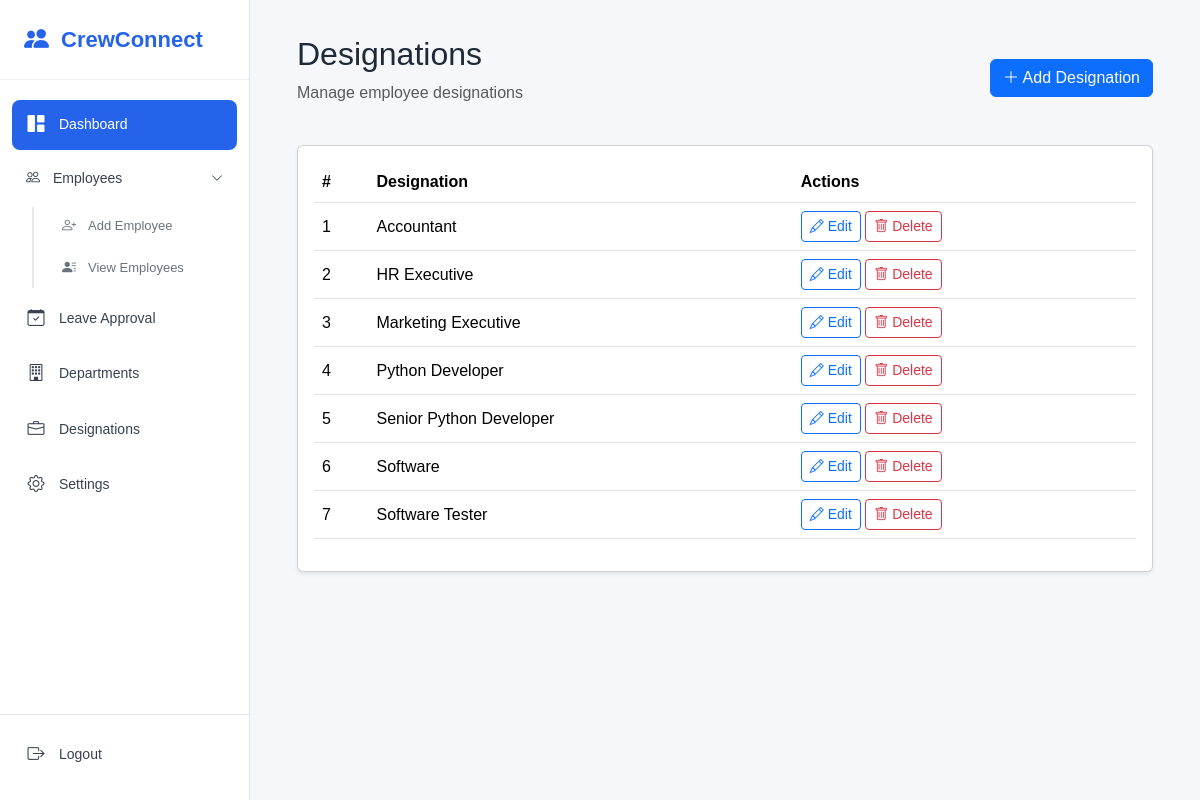
Page /designations/ (signed in) on the committed database.
### hr/models.py (models this page shows, shortened)
class Designation(models.Model):
    name = models.CharField(max_length=100, unique=True)

### hr/views.py (the view)
# urls.py: path("designations/",views.designation_list,name="designation_list"),
@login_required
def designation_list(request):
    if Employee.objects.filter(user=request.user).exists():
        return redirect("employee_dashboard")
    designations = Designation.objects.all().order_by("name")
    return render(
        request,
        "designation_list.html",
        {
            "designations": designations
        }
    )

### templates/designation_list.html (shortened to what this page needs)
{% extends "base.html" %}
{% block content %}
<div class="container-fluid">
    <div class="d-flex justify-content-between align-items-center mb-4">
        <div>
            <h2>Designations</h2>
            <p class="text-muted">
                Manage employee designations
            </p>
        </div>
        <a
            href="{% url 'designation_create' %}"
            class="btn btn-primary"
        >
            <i class="bi bi-plus-lg"></i>
            Add Designation
        </a>
    </div>
    <div class="card shadow-sm">
        <div class="card-body">
            <table class="table table-hover align-middle">
                <thead>
                    <tr>
                        <th>#</th>
                        <th>Designation</th>
                        <th>Actions</th>
                    </tr>
                </thead>
                <tbody>
                    {% for designation in designations %}
                    <tr>
                        <td>
                            {{ forloop.counter }}
                        </td>
                        <td>
                            {{ designation.name }}
                        </td>
                        <td>
                            <a
                                href="{% url 'designation_update' designation.id %}"
                                class="btn btn-sm btn-outline-primary"
                            >
                                <i class="bi bi-pencil"></i>
                                Edit
                            </a>
                            <a
                                href="{% url 'designation_delete' designation.id %}"
                                class="btn btn-sm btn-outline-danger"
                            >
                                <i class="bi bi-trash"></i>
                                Delete
                            </a>
                        </td>
                    </tr>
                    {% endfor %}
                </tbody>
            </table>
        </div>
    </div>
</div>
{% endblock %}

### static/css/sidebar.css (style rules this page uses)
* { margin: 0; padding: 0; box-sizing: border-box; }
body { font-family: Arial, sans-serif; background-color: #f5f7fb; color: #1f2937; }

### rows in the picture
Designation: name "Accountant"
Designation: name "HR Executive"
Designation: name "Marketing Executive"
Designation: name "Python Developer"
Designation: name "Senior Python Developer"
Designation: name "Software"
Designation: name "Software Tester"
